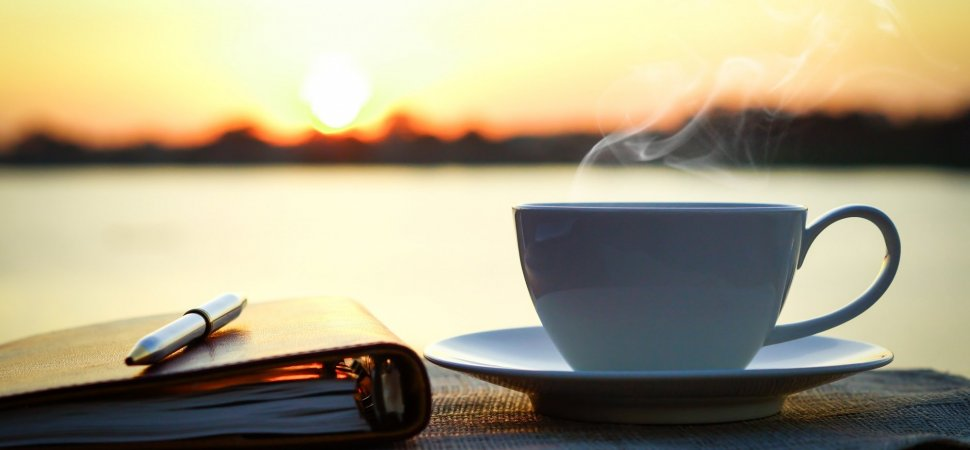
#> input picture test.jpg, 970 x 450 px
$ python line_detection.py
#> lines starting #> are read from the running program, lines starting #| are printed output that depends on the picture; after the words box and inside, x2 and y2 are one past the last pixel; in counts of white or black regions, pixels touching at a corner belong together
#> further down, src is the input picture: shape (450, 970, 3); mean B, G, R 131.6, 159.2, 167.6
import cv2 as cv
import numpy as np


def line_image(image):
    gray = cv.cvtColor(image, cv.COLOR_BGR2GRAY)
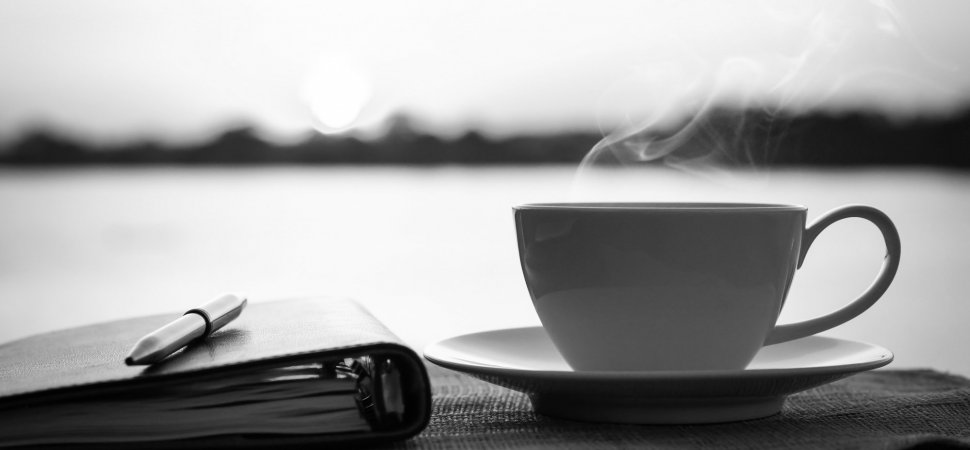
#> gray: shape (450, 970); min 0, max 255, mean 158.6
    edges = cv.Canny(gray, 50, 150, apertureSize=3)
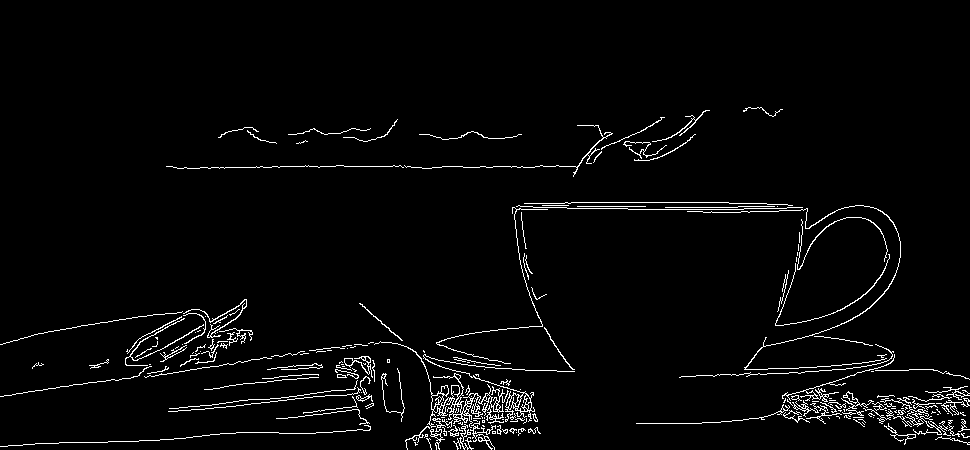
#> edges: shape (450, 970); 3% white in thin lines or dots, all inside (x1, y1, x2, y2) = (0, 107, 970, 450)
    lines = cv.HoughLines(edges, 1, np.pi/180, 200)
#> lines = [[445, 1.54], [166, 1.57], [447, 1.52]]
    for line in lines:
        print(type(line))
        rho, theta = line[0]
        a = np.cos(theta)
        b = np.sin(theta)
        x0 = a * rho
        y0 = b * rho
        x1 = int(x0+1000*(-b))
        y1 = int(y0+1000*(a))
        x2 = int(x0-1000*(-b))
        y2 = int(y0-1000*(a))
        cv.line(image, (x1, y1), (x2, y2), (0, 0, 255), 2)
#> this loop made 3 passes
#> (rho, theta, a, b, x0, y0, x1, y1) on passes 1 to 3: (445, 1.54, 0.0349, 0.999, 15.53, 444.7, -983, 479), (166, 1.57, -4.37e-08, 1, -7.26e-06, 166, -1000, 165), (447, 1.52, 0.0523, 0.999, 23.39, 446.4, -975, 498)
#| <class 'numpy.ndarray'>
#| <class 'numpy.ndarray'>
#| <class 'numpy.ndarray'>
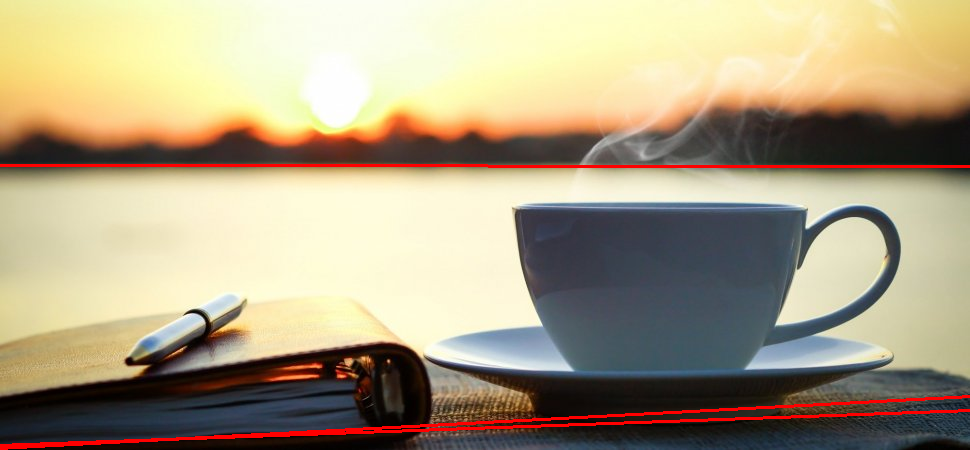
#> image: shape (450, 970, 3); 1.88% of pixels changed, all inside (x1, y1, x2, y2) = (0, 164, 970, 450)
    cv.imshow("line image", image)

def line_image_possible_demo(image):
    gray = cv.cvtColor(image, cv.COLOR_BGR2GRAY)
    edges = cv.Canny(gray, 50, 150, apertureSize=3)
    lines = cv.HoughLinesP(edges, 1, np.pi/180, 100, minLineLength=50, maxLineGap=10)
    for line in lines:
        print(type(line))
        x1, y1, x2, y2 = line[0]
        cv.line(image, (x1, y1), (x2, y2), (0, 0, 255), 2)
    cv.imshow("line image possible", image)

src = cv.imread("test.jpg")
cv.imshow("origin", src)
line_image(src)
cv.waitKey(0)
cv.destroyAllWindows()
